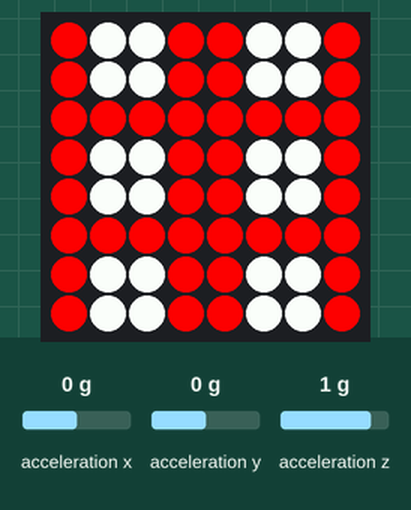
Recording of a program running on a simulated Raspberry Pi (BCM pin numbers) with a Sense HAT. Parts: the Sense HAT's 8×8 RGB LED matrix. The test bench sets the inputs (shaded band); at power-on: acceleration x 0 g, acceleration y 0 g, acceleration z 1 g. Random numbers come from a fixed seed; the 64×8 strip is a reading aid, not a part: it shows the text the matrix is scrolling, unrolled, one strip-width of it at a time.

Above: at 1.6 s.
4.5 s: acceleration x set to -1.4 g
At 4.63 s:
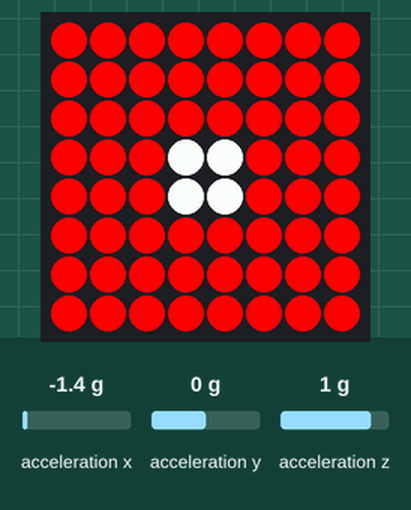
At 28.9 s:
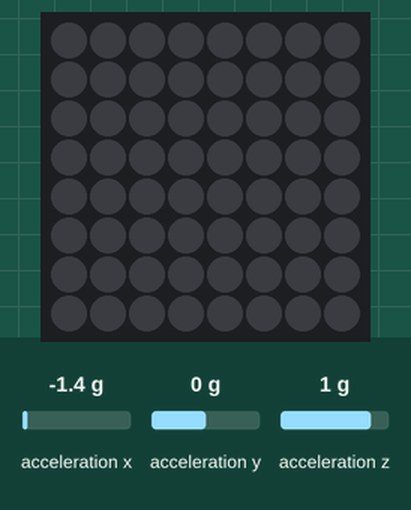

The program:

sensing-roll-the-dice.py
```python
"""
Roll the Dice
A sense hat guessing game where you guess which number will be rolled.
Based on Codecademy Lesson - Learn Python 2
"""
from sense_hat import SenseHat
from random import randint
from time import sleep

sense = SenseHat()

# Colours
W = (255,255,255)
R = (255,0,0)
G = (0,255,0)
D = (0,0,0)

# Dice
dice_1 = [
    R,R,R,R,R,R,R,R,
    R,R,R,R,R,R,R,R,
    R,R,R,R,R,R,R,R,
    R,R,R,W,W,R,R,R,
    R,R,R,W,W,R,R,R,
    R,R,R,R,R,R,R,R,
    R,R,R,R,R,R,R,R,
    R,R,R,R,R,R,R,R,
    ]
dice_2 = [
    R,R,R,R,R,R,R,R,
    R,W,W,R,R,R,R,R,
    R,W,W,R,R,R,R,R,
    R,R,R,R,R,R,R,R,
    R,R,R,R,R,R,R,R,
    R,R,R,R,R,W,W,R,
    R,R,R,R,R,W,W,R,
    R,R,R,R,R,R,R,R,
    ]
dice_3 = [
    R,R,R,R,R,R,R,R,
    R,R,R,R,R,W,W,R,
    R,R,R,R,R,W,W,R,
    R,R,R,W,W,R,R,R,
    R,R,R,W,W,R,R,R,
    R,W,W,R,R,R,R,R,
    R,W,W,R,R,R,R,R,
    R,R,R,R,R,R,R,R,
    ]
dice_4 = [
    R,R,R,R,R,R,R,R,
    R,W,W,R,R,W,W,R,
    R,W,W,R,R,W,W,R,
    R,R,R,R,R,R,R,R,
    R,R,R,R,R,R,R,R,
    R,W,W,R,R,W,W,R,
    R,W,W,R,R,W,W,R,
    R,R,R,R,R,R,R,R,
    ]
dice_5 = [
    R,R,R,R,R,R,R,R,
    R,W,W,R,R,W,W,R,
    R,W,W,R,R,W,W,R,
    R,R,R,W,W,R,R,R,
    R,R,R,W,W,R,R,R,
    R,W,W,R,R,W,W,R,
    R,W,W,R,R,W,W,R,
    R,R,R,R,R,R,R,R,
    ]

dice_6 = [
    R,W,W,R,R,W,W,R,
    R,W,W,R,R,W,W,R,
    R,R,R,R,R,R,R,R,
    R,W,W,R,R,W,W,R,
    R,W,W,R,R,W,W,R,
    R,R,R,R,R,R,R,R,
    R,W,W,R,R,W,W,R,
    R,W,W,R,R,W,W,R,
    ]

# Game variables
guess = 2
number_of_sides = 6
max_val = 12
speed = 0.05
play = True

def roll_dice_animation(time):
    sense.set_pixels(dice_1)
    sleep(time)
    sense.set_pixels(dice_2)
    sleep(time)
    sense.set_pixels(dice_3)
    sleep(time)
    sense.set_pixels(dice_4)
    sleep(time)
    sense.set_pixels(dice_5)
    sleep(time)
    sense.set_pixels(dice_6)
    sleep(time)

roll_dice_animation(0.3)

# Introduction to game and rules
# sense.show_message("Guess total roll dice. 1 - %d. Up or down to guess. Shake to play."  % max_val, speed, W)

while True:
    # Get dice rolls
    first_roll = randint(1,number_of_sides)
    second_roll = randint(1,number_of_sides)
    max_val = number_of_sides * 2

    sleep(2)

    # Selection process
    while play:
        # Start selection option at 1
        sense.show_message("%d" % guess, speed, W)

        # Register joystick interactino
        for event in sense.stick.get_events():
            # Check if joystick pressed
            if event.action == "pressed":
                # Check direction
                if event.direction == "up":
                    # Add or minus one to guess
                    if guess >= 2 and guess < max_val:
                        guess += 1
                    elif guess == max_val:
                        guess = 2
                elif event.direction == "down":
                    if guess <= max_val and guess > 2:
                        guess -= 1
                    elif guess == 2:
                        guess = max_val
        # Stop selection and exit loop on shake
        acceleration = sense.get_accelerometer_raw()

        x = acceleration['x']
        y = acceleration['y']
        z = acceleration['z']

        x = abs(x)
        y = abs(y)
        z = abs(z)

        if x > 1.2 or y > 1.2 or z > 1.2:
            play = False
        else:
            play = True

    # Play the game
    roll_dice_animation(0.2)
    sleep(2)

    sense.show_message("1st roll %d" % first_roll, speed, W)
    sleep(1)

    sense.show_message("2nd roll %d" % second_roll, speed, W)
    sleep(1)

    total_roll = first_roll + second_roll
    sense.show_message("Total %d" % total_roll, speed, W)
    sense.show_message("Result...", speed, W)
    sleep(1)

    # Decide win or lose
    if guess == total_roll:
        sense.show_messsage("You won!", speed, W)
        play = True
    else:
        sense.show_message("You lost, try again", speed, W)
        play = True
```

Measured:
- what the display in image 0 shows lasts 2.3 s, from 1.5 s to 3.8 s
